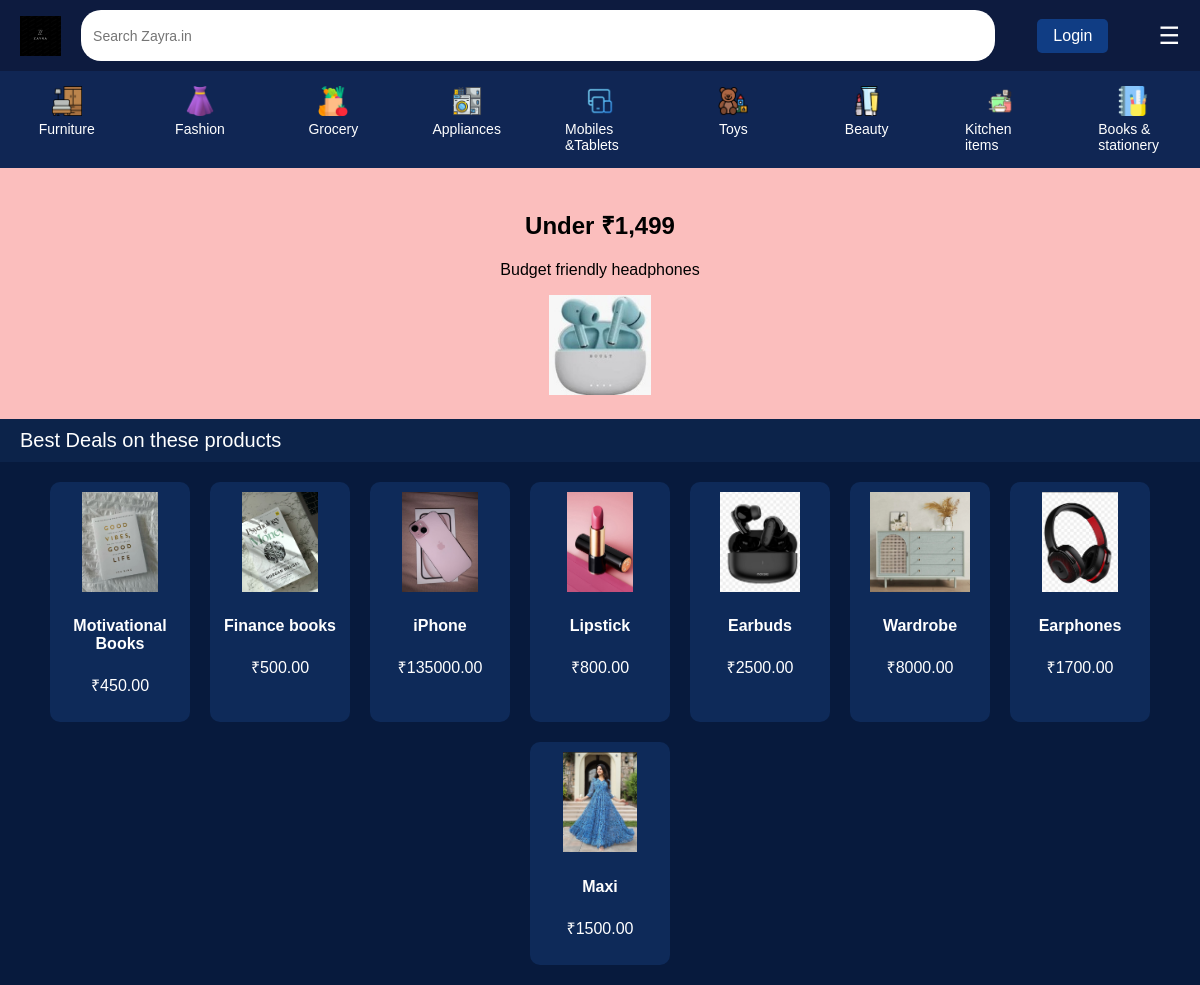
Screenshot of /products/ with the database file from the repository.
### products/models.py (models this page shows, shortened)
class Category(models.Model):
    name = models.CharField(max_length=100)
    image = models.ImageField(upload_to='categories/', null=True, blank=True)  # ✅ this should exist

class Product(models.Model):
    category = models.ForeignKey(Category, on_delete=models.CASCADE, related_name='products')
    name = models.CharField(max_length=255)
    price = models.DecimalField(max_digits=10, decimal_places=2)
    image = models.ImageField(upload_to='products/', default='products/default.jpg')
    description = models.TextField(blank=True, null=True)

### products/views.py (the view)
# urls.py: path('', views.homepage, name='homepage'),
def homepage(request):
    categories = Category.objects.all()
    products = Product.objects.order_by('-id')[:8]  # show latest 8
    return render(request, 'products/homepage.html', {
        'categories': categories,
        'products': products
    })

### products/templates/products/homepage.html (shortened to what this page needs)
{%load static%}
<!DOCTYPE html>
<html lang="en">
<head>
</head>
<body>
  <div class="navbar">
    <img src="{% static 'products/imgs/logo.jpg' %}" alt="Zayra Logo" class="logo">
    <div class="search-bar">
      <input type="text" placeholder="Search Zayra.in">
    </div>
    <div class="navbar-button"><a href="{% url 'login' %} " style="text-decoration: none; color:white;" >Login</a></div>
    <span class="icon" id="menu-toggle">☰</span>
  </div>
<div class="category-menu">
  {% for category in categories %}
    <a href="{% url 'products:products_by_category' category.id %}" style="text-decoration: none; color: inherit;">
      <div>
        {% if category.image %}
          <img src="{{ category.image.url }}" alt="{{ category.name }}">
        {% else %}
          <img src="{% static 'images/default-category.jpg' %}" alt="{{ category.name }}">
        {% endif %}
        <span>{{ category.name }}</span>
      </div>
    </a>
  {% endfor %}
</div>
  <div class="banner">
    <h2>Under ₹1,499</h2>
    <p>Budget friendly headphones</p>
    <img src="{% static 'products/imgs/banner.jpg' %}" alt="Banner">
  </div>
  <div class="section-title">Best Deals on these products</div>
  <div class="product-grid">
    {% for product in products %}
    <div class="product-card">
      <img src="{{ product.image.url }}" alt="{{ product.name }}">
      <h4>{{ product.name }}</h4>
      <p>₹{{ product.price }}</p>
    </div>
    {% endfor %}
  </div>
</body>
</html>

### products/templates/products/homepage.html (style rules this page uses)
body { margin: 0; font-family: Arial, sans-serif; background-color: #071a3d; color: white; }
.navbar { display: flex; align-items: center; justify-content: space-between; background-color: #0d1b3f; padding: 10px 20px; }
.navbar img.logo { height: 40px; }
.search-bar { flex-grow: 1; margin: 0 20px; }
.search-bar input { width: 95%; height: 35px; padding: 8px 12px; border-radius: 20px; border: none; font-size: 14px; }
.navbar-button { margin-right: 40px; padding: 8px 16px ; background-color: #103d84; color: white; border: none; border-radius: 5px; cursor: pointer; text-decoration: none; }
.icon { font-size: 24px; color: white; cursor: pointer; margin-left: 10px; }
.category-menu { display: flex; justify-content: space-around; padding: 10px 0; background-color: #102654; flex-wrap: wrap; }
.category-menu div { display: flex; flex-direction: column; align-items: center; color: #fff; font-size: 14px; cursor: pointer; width: 70px; margin: 5px 0; }
.category-menu img { width: 30px; height: 30px; margin-bottom: 5px; }
.banner { background: #fbbebd; color: #000; padding: 20px; text-align: center; }
.banner img { height: 100px; }
.section-title { background-color: #0c234a; padding: 10px 20px; font-size: 20px; }
.product-grid { display: flex; flex-wrap: wrap; gap: 20px; padding: 20px; justify-content: center; }
.product-card { background: #0e2a59; border-radius: 10px; padding: 10px; text-align: center; width: 120px; color: white; }
.product-card img { width: 100%; height: 100px; object-fit: contain; border-radius: 5px; }

### rows the page displays
Category: image (picture), name "Furniture"
Category: image (picture), name "Fashion"
Category: image (picture), name "Grocery"
Category: image (picture), name "Appliances"
Category: image (picture), name "Mobiles &Tablets"
Category: image (picture), name "Toys"
Category: image (picture), name "Beauty"
Category: image (picture), name "Kitchen items"
Category: image (picture), name "Books & stationery"
Product: image (picture), name "Motivational Books", price "450.00"
Product: image (picture), name "Finance books", price "500.00"
Product: image (picture), name "iPhone", price "135000.00"
Product: image (picture), name "Lipstick", price "800.00"
Product: image (picture), name "Earbuds", price "2500.00"
Product: image (picture), name "Wardrobe", price "8000.00"
Product: image (picture), name "Earphones", price "1700.00"
Product: image (picture), name "Maxi", price "1500.00"
